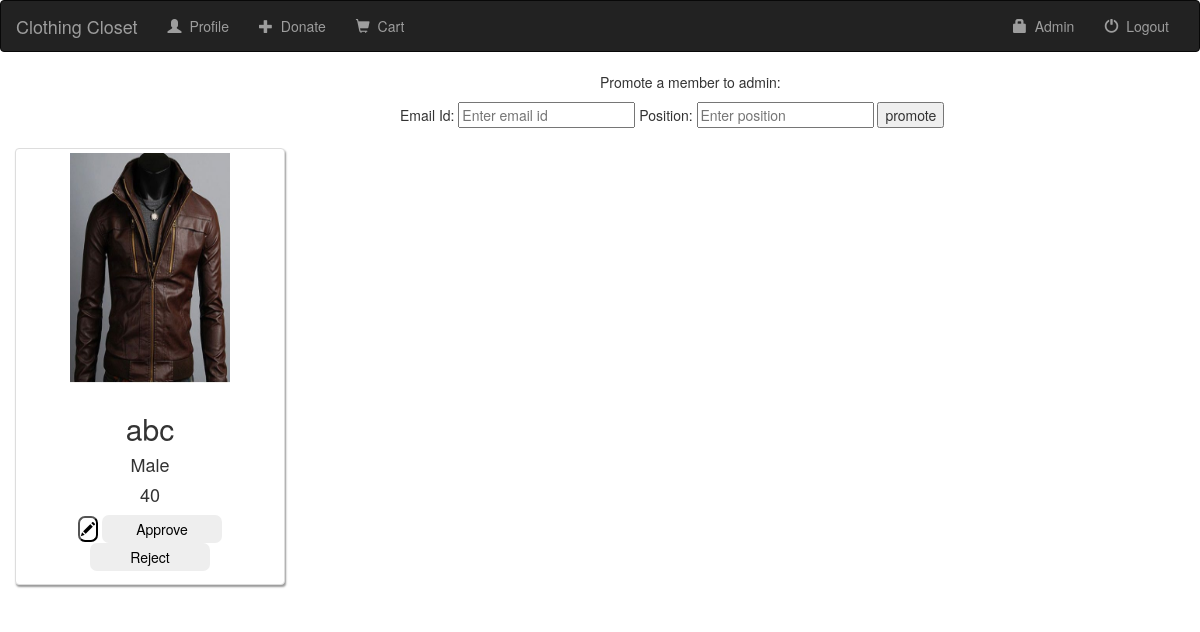
The app's page /admin.php (signed in) with its own data.
### tables this page shows
CREATE TABLE `item` (
  `id` int(20) NOT NULL,
  `item_type` varchar(30) NOT NULL,
  `color` varchar(10) NOT NULL,
  `size` varchar(20) NOT NULL,
  `brand` varchar(30) NOT NULL,
  `cond` varchar(20) NOT NULL,
  `category` varchar(10) NOT NULL,
  `item_value` double NOT NULL,
  `description` varchar(90) NOT NULL,
  `dateOfAcquiring` timestamp NOT NULL DEFAULT CURRENT_TIMESTAMP,
  `price` double DEFAULT NULL,
  `posteddate` date DEFAULT NULL,
  `status` tinyint(1) NOT NULL DEFAULT '0',
  `reduction` tinyint(1) NOT NULL DEFAULT '0',
  `sold` tinyint(1) DEFAULT '0'
);

### admin.php (the view, shortened to what this page needs)
<!DOCTYPE html>
<html>
<head>
<?php
  include 'header.php';
  ?>
<link rel="stylesheet" href="css/admin.css" media="screen" title="no title">
</head>
<body>
      <?php
      include 'navbar.php'; ?>
        <p style="margin-left: 600px">Promote a member to admin:</p>
        <form style="margin-left: 400px;" class="form-promote" action="promote.php" method="post">
          Email Id: <input type="email" name="email" placeholder="Enter email id " required>
          Position: <input type="text" name="position" placeholder="Enter position" required>
          <input type="submit" name="promote-admin" value="promote">
        </form>
        <div class="pendingItems">
        <?php
        require 'util/connect.php';
        $sql="select id,cond,category,dateOfAcquiring,price,brand from item where status=0";
        $result = $con->query ( $sql ) or die ( $con->connect_error );
        $count = $result->num_rows;
          If ($count > 0) {
        ?>
        <div class="albums-container container-fluid">
            <div class="row">
              <?php  while ($row = $result->fetch_array ()) {?>
              <div class="col-xs-3 col-lg-2x">
                            <div class="thumbnail">
                                    <img src="uploads/<?php echo $row['id'];?>.jpg" class="img-responsive">
                                <div class="caption">
                                    <h2><?php echo $row['brand']?></h2>
                                    <h4><?php echo $row['category']?></h4>
                                       <h4><?php echo $row['price']?> </h4>
                                      <div id="btn<?php echo $row['id'];?>">
                                      <button id="btn" type="button" name="button" class="btn-edit" onclick="show(<?php echo $row['id'];?>)">
                                        <span class="glyphicon glyphicon-pencil"></span></button>
                                        <button type="button" name="button" class="btn-approve" onclick="approve(<?php echo $row['id']?>)">
                                      Approve
                                    </button>
                                    <button type="button" name="button" class="btn-reject" onclick="reject(<?php echo $row['id']?>)">
                                      Reject
                                    </button>
                                       </div>
                                </div>
                            </div>
                            </div>
                            <?php } ?>
                <div class="clearfix visible-md visible-lg"></div>
            </div>
        <?php
          }
        ?>
        </div>
  </body>
</html>

### css/admin.css (style rules this page uses)
.form-promote { margin-bottom: 20px; }
.btn-approve { width: 120px; border-radius: 7px; border-color: black; color: black; padding: 4px 4px; text-align: center; text-decoration: none; display: inline-block; background: #eee; border: 0; }
.btn-reject { width: 120px; border-radius: 7px; border-color: black; color: black; padding: 4px 4px; text-align: center; text-decoration: none; display: inline-block; background: #eee; border: 0; }
.btn-edit { background-color: #ffffff; border-radius: 7px; border-color: #000000; color: black; padding: 1px 1px; text-decoration: none; display: inline; }
.thumbnail>img { width: 160px; height: 230px; }
.thumbnail { box-shadow: 1px 2px 2px #999; }
.caption { text-align: center; }

### records on screen
item: brand "abc", category "Male", price "40"
